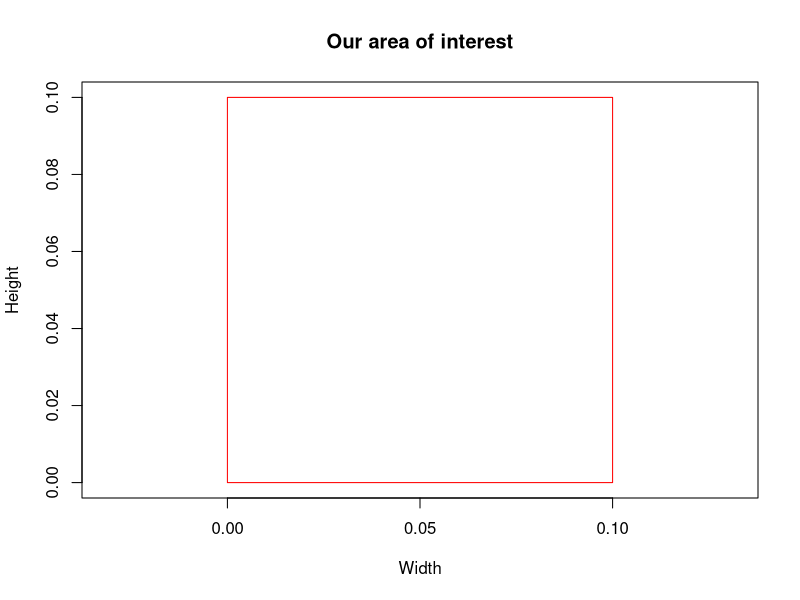
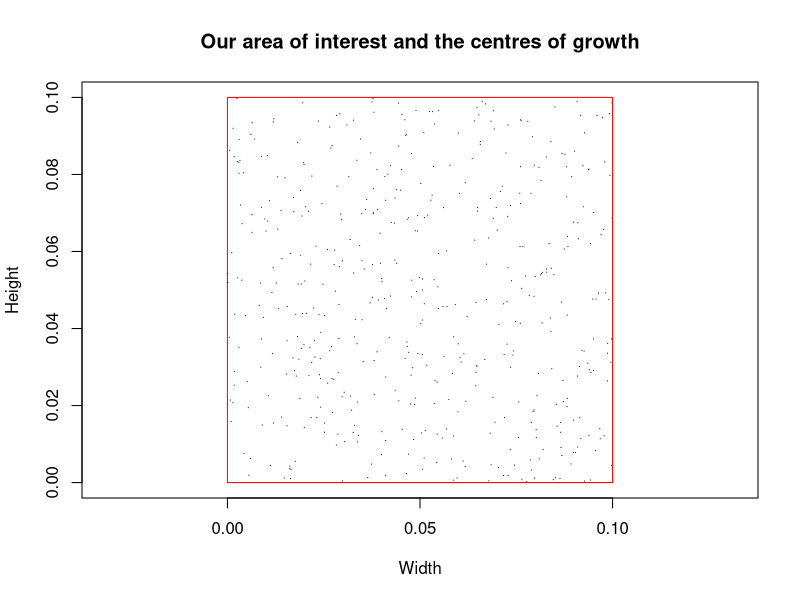
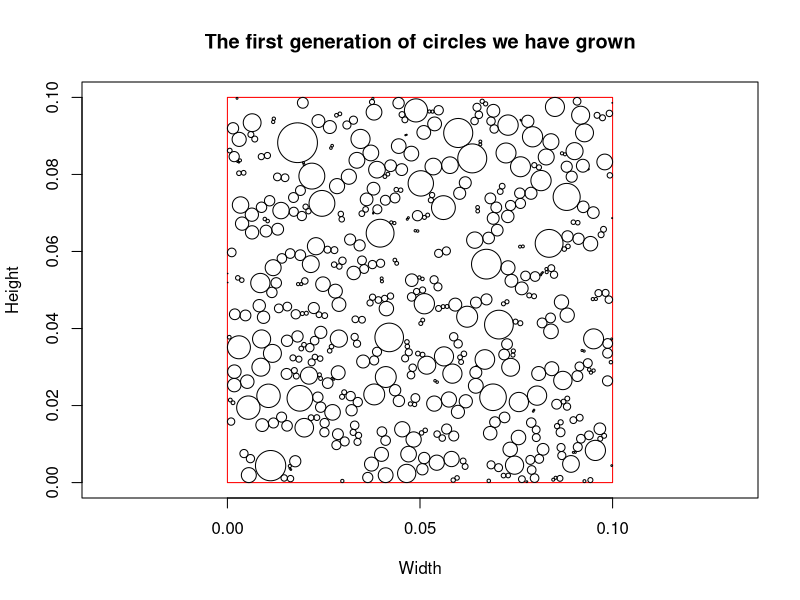
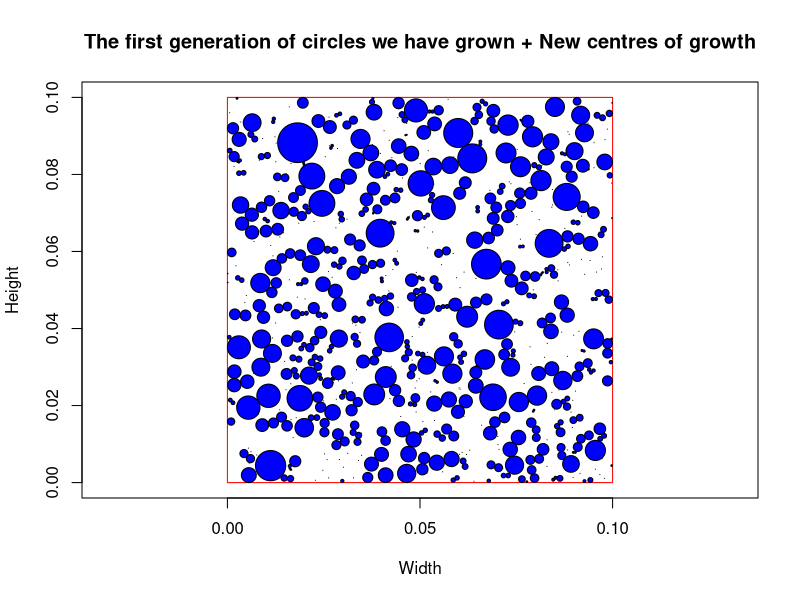
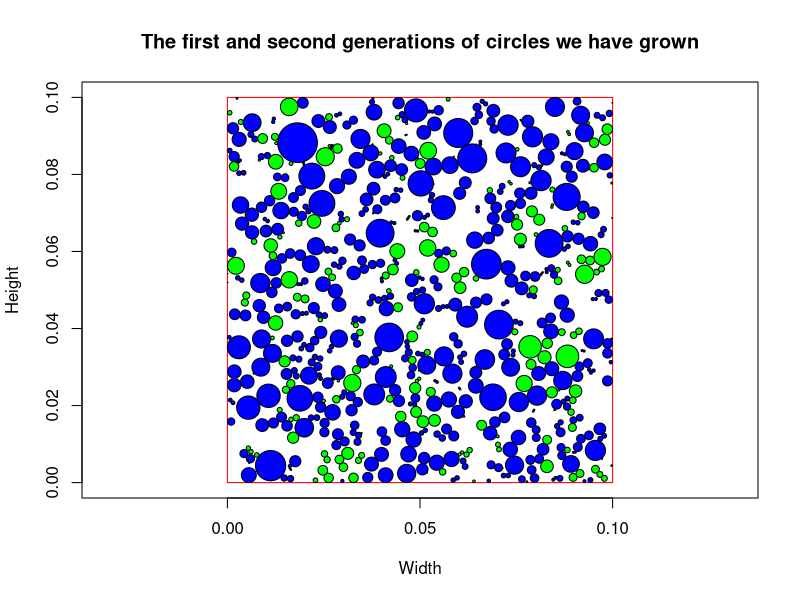

Recreate these plots in R, in order. (Note: a time limit stopped this script after it produced the figures.)
## ---- chunk 1
# Planar void ratio as a %
target_planar_void_ratio <- 27

## ---- chunk 2
# All sizes in metres (m)
origin_of_cartesian_axes <- 0 # This is just for reference

# Width of the rectangle
rectangle_width <- 0.100

#Height of the rectangle
rectangle_height <- 0.100

## ---- chunk 3
plot(c(origin_of_cartesian_axes, rectangle_width), c(origin_of_cartesian_axes, rectangle_height), type = "n", main="Our area of interest", xlab="Width", ylab="Height", asp=1)

rect(origin_of_cartesian_axes, origin_of_cartesian_axes, origin_of_cartesian_axes+rectangle_width, origin_of_cartesian_axes+rectangle_height, col = "white", border="red")
## ---- chunk 4
# Number of particles in the first generation seeded
number_of_particles <- 500

# Maximum size of a particle (m)
maximum_radius <- 0.07

# Initial size of the particles in metres (m)
minimum_radius_seeded <- 0.1e-4
## ---- chunk 5
# Initialisation of variables
centre <- cbind(rep(0, number_of_particles), rep(0, number_of_particles))
radius <- c(rep(0, number_of_particles))

# Generation of a vector of radii, one row for each particle
radius <- minimum_radius_seeded*c(rep(1, number_of_particles))

# Generation of the centres with random positions, one row for each particle
centre[,1] <- minimum_radius_seeded+(rectangle_width-2*minimum_radius_seeded)*runif(number_of_particles)
centre[,2] <- minimum_radius_seeded+(rectangle_height-2*minimum_radius_seeded)*runif(number_of_particles)

## ---- chunk 6
plot(c(origin_of_cartesian_axes, rectangle_width), c(origin_of_cartesian_axes, rectangle_height), type = "n", main="Our area of interest and the centres of growth", xlab="Width", ylab="Height", asp=1)

rect(origin_of_cartesian_axes, origin_of_cartesian_axes, origin_of_cartesian_axes+rectangle_width, origin_of_cartesian_axes+rectangle_height, col = "white", border="red")

library(plotrix)
for(q in 1:(dim(centre)[1]-1)){
  draw.circle(centre[q,1], centre[q,2], radius[q])
}
## ---- chunk 7
# Beginning of the growth process
iteration <- 2
planar_void_ratio <- c(rep(100,20000))
planar_void_ratio[1] <- c(101)

while (planar_void_ratio[iteration] != planar_void_ratio[iteration-1] && planar_void_ratio[iteration]>target_planar_void_ratio){
  iteration=iteration+1;
  
  for (k in 1:number_of_particles){
    condition <- rep(13, 6)
    
    condition[1] <- sum(sqrt((centre[,1]-centre[k,1])^2+(centre[,2]-centre[k,2])^2)<(radius[k]+minimum_radius_seeded+radius))
    condition[2] <- (centre[k,1]+radius[k]+minimum_radius_seeded<rectangle_width)
    condition[3] <- (centre[k,1]-radius[k]-minimum_radius_seeded>origin_of_cartesian_axes)
    condition[4] <- (centre[k,2]+radius[k]+minimum_radius_seeded<rectangle_height)
    condition[5] <- (centre[k,2]-radius[k]-minimum_radius_seeded>origin_of_cartesian_axes)
    condition[6] <- (radius[k]+minimum_radius_seeded<=maximum_radius)
    
    # Logical condition: if all the conditions above are met, the particle k is allowed to grow
    can_it_grow <- condition[1]==1 && condition[2]==1 && condition[3]==1 && condition[4]==1 && condition[5]==1 && condition[6]==TRUE  
    
    # The radius of particle k is increased by "minimum_radius_seeded"
    if (can_it_grow==TRUE){     
      radius[k] <- radius[k]+minimum_radius_seeded
    }
    
  }
  
  # The planar void ratio is calculated for the current iteration    
  squared_sum_of_radii <- sum(radius[1:number_of_particles]^2) 
  planar_void_ratio[iteration] <- (rectangle_width*rectangle_height-pi*squared_sum_of_radii)/(rectangle_width*rectangle_height)*100
  
  if (planar_void_ratio[iteration] < target_planar_void_ratio){ 
    #% If the planar void ratio is lower than the target, the calculation must stop
    break
  }


}
## ---- chunk 8
plot(c(origin_of_cartesian_axes, rectangle_width), c(origin_of_cartesian_axes, rectangle_height), type = "n", main="The first generation of circles we have grown", xlab="Width", ylab="Height", asp=1)

rect(origin_of_cartesian_axes, origin_of_cartesian_axes, origin_of_cartesian_axes+rectangle_width, origin_of_cartesian_axes+rectangle_height, col = "white", border="red")

library(plotrix)
for(q in 1:(dim(centre)[1]-1)){
  draw.circle(centre[q,1], centre[q,2], radius[q])
}
## ---- chunk 9
# Generate new acceptable centres

starting_particles_before_new_generation <- dim(centre)[1]

start_generating_new_centres <- 1

while (start_generating_new_centres==1){

if(planar_void_ratio[iteration]>45){  
  new_centres_desired <- 200
}
if(planar_void_ratio[iteration]<45){
  new_centres_desired <- 400
}
if(planar_void_ratio[iteration]<35){
    new_centres_desired <- 600
}  

new_centres_accepted <- 0

while (new_centres_accepted<new_centres_desired){
  candidatex <- minimum_radius_seeded+(rectangle_width-2*minimum_radius_seeded)*runif(1)
  candidatey <- minimum_radius_seeded+(rectangle_height-2*minimum_radius_seeded)*runif(1)
  candidaterad <- minimum_radius_seeded
  candidate_centre <- cbind(candidatex, candidatey)
  centre <- rbind(centre, candidate_centre) # We hypothetically add the candidate centre to the "centre" matrix. This allows us to use vector operations in the conditions below
  radius <- c(radius, candidaterad)
  
  condition <- rep(13, 3)

  k = dim(centre)[1]
  
  condition[1] <- sum((sqrt((centre[,1]-centre[nrow(centre),1])^2+(centre[,2]-centre[nrow(centre),2])^2))<(candidaterad+minimum_radius_seeded+radius))
  condition[2] <- (candidatex+candidaterad+minimum_radius_seeded<rectangle_width)
  condition[3] <- (candidatex-candidaterad-minimum_radius_seeded>origin_of_cartesian_axes)
  condition[4] <- (candidatey+candidaterad+minimum_radius_seeded<rectangle_height)
  condition[5] <- (candidatey-candidaterad-minimum_radius_seeded>origin_of_cartesian_axes)
  condition[6] <- (candidaterad+minimum_radius_seeded<=maximum_radius)
  
  is_it_acceptable <- condition[1]==1 && condition[2]==1 && condition[3]==1 && condition[4]==1 && condition[5]==1 && condition[6]==TRUE  

  if (is_it_acceptable==TRUE){
    new_centres_accepted <- new_centres_accepted + 1
    }else{
    centre<-(centre[-nrow(centre),]) # If the centre is not acceptable based on the conditions set, we remove the last row of the "centre" matrix, where it was stored hypothetically
    radius <- radius[1:(length(radius)-1)] # The same is true for any unwanted radius
    }
  
  }

start_generating_new_centres <- 0 # Stop generating new centres, as we have reached the number desired

}

## ---- chunk 10
plot(c(origin_of_cartesian_axes, rectangle_width), c(origin_of_cartesian_axes, rectangle_height), type = "n", main="The first generation of circles we have grown + New centres of growth", xlab="Width", ylab="Height", asp=1)

rect(origin_of_cartesian_axes, origin_of_cartesian_axes, origin_of_cartesian_axes+rectangle_width, origin_of_cartesian_axes+rectangle_height, col = "white", border="red")

library(plotrix)
for(q in 1:starting_particles_before_new_generation){
  draw.circle(centre[q,1], centre[q,2], radius[q], col="blue")
}
for(q in (starting_particles_before_new_generation+1):(dim(centre)[1]-1)){
  draw.circle(centre[q,1], centre[q,2], radius[q], col="green")
}

## ---- chunk 11
# Grow the new centres

iteration <- iteration+1
planar_void_ratio[iteration] <- 100 #Resetting this for the next calculation

while (planar_void_ratio[iteration] > target_planar_void_ratio && start_generating_new_centres==0){
  
  iteration <- iteration+1 
  
  for (k in (starting_particles_before_new_generation+1):dim(centre)[1]){
    condition <- rep(13, 6)
    condition[1] <- sum(sqrt((centre[,1]-centre[k,1])^2+(centre[,2]-centre[k,2])^2)<(radius[k]+minimum_radius_seeded+radius))
    condition[2] <- (centre[k,1]+radius[k]+minimum_radius_seeded<rectangle_width)
    condition[3] <- (centre[k,1]-radius[k]-minimum_radius_seeded>origin_of_cartesian_axes)
    condition[4] <- (centre[k,2]+radius[k]+minimum_radius_seeded<rectangle_height)
    condition[5] <- (centre[k,2]-radius[k]-minimum_radius_seeded>origin_of_cartesian_axes)
    condition[6] <- (radius[k]+minimum_radius_seeded<=maximum_radius)
    can_it_grow <- condition[1]==1 && condition[2]==1 && condition[3]==1 && condition[4]==1 && condition[5]==1 && condition[6]==TRUE  
    if (can_it_grow==TRUE){     
      radius[k] <- radius[k]+minimum_radius_seeded
    }
  }
  
  squared_sum_of_radii <- sum(radius[1:dim(centre)[1]]^2) 
  planar_void_ratio[iteration] <- (rectangle_width*rectangle_height-pi*squared_sum_of_radii)/(rectangle_width*rectangle_height)*100
  
  if (planar_void_ratio[iteration] < target_planar_void_ratio){
    start_generating_new_centres <- 0
    break
  }
  
  if(planar_void_ratio[iteration] == planar_void_ratio[iteration-1]){
    start_generating_new_centres <- 1
  }
  
} 

## ---- chunk 12
plot(c(origin_of_cartesian_axes, rectangle_width), c(origin_of_cartesian_axes, rectangle_height), type = "n", main="The first and second generations of circles we have grown", xlab="Width", ylab="Height", asp=1)

rect(origin_of_cartesian_axes, origin_of_cartesian_axes, origin_of_cartesian_axes+rectangle_width, origin_of_cartesian_axes+rectangle_height, col = "white", border="red")

library(plotrix)
for(q in 1:starting_particles_before_new_generation){
  draw.circle(centre[q,1], centre[q,2], radius[q], col="blue")
}
for(q in (starting_particles_before_new_generation+1):(dim(centre)[1]-1)){
  draw.circle(centre[q,1], centre[q,2], radius[q], col="green")
}
## ---- chunk 13

# Generate new acceptable centres
starting_particles_before_automated_loop <- dim(centre)[1]

start_generating_new_centres <- 1

while (start_generating_new_centres==1){

if(planar_void_ratio[iteration]>45){  
  new_centres_desired <- 200
}
if(planar_void_ratio[iteration]<45){
  new_centres_desired <- 400
}
if(planar_void_ratio[iteration]<35){
    new_centres_desired <- 600
}  

new_centres_accepted <- 0

while (new_centres_accepted<=new_centres_desired){
  candidatex <- minimum_radius_seeded+(rectangle_width-2*minimum_radius_seeded)*runif(1)
  candidatey <- minimum_radius_seeded+(rectangle_height-2*minimum_radius_seeded)*runif(1)
  candidaterad <- minimum_radius_seeded
  candidate_centre <- cbind(candidatex, candidatey)
  centre <- rbind(centre, candidate_centre) 
  radius <- c(radius, candidaterad)
  
  condition <- rep(13, 3)

  k = dim(centre)[1]
  
  condition[1] <- sum((sqrt((centre[,1]-centre[nrow(centre),1])^2+(centre[,2]-centre[nrow(centre),2])^2))<(candidaterad+minimum_radius_seeded+radius))
  condition[2] <- (candidatex+candidaterad+minimum_radius_seeded<rectangle_width)
  condition[3] <- (candidatex-candidaterad-minimum_radius_seeded>origin_of_cartesian_axes)
  condition[4] <- (candidatey+candidaterad+minimum_radius_seeded<rectangle_height)
  condition[5] <- (candidatey-candidaterad-minimum_radius_seeded>origin_of_cartesian_axes)
  condition[6] <- (candidaterad+minimum_radius_seeded<=maximum_radius)
  
  is_it_acceptable <- condition[1]==1 && condition[2]==1 && condition[3]==1 && condition[4]==1 && condition[5]==1 && condition[6]==TRUE  

  if (is_it_acceptable==TRUE){
    new_centres_accepted <- new_centres_accepted + 1
    }else{
    centre<-(centre[-nrow(centre),]) 
    radius <- radius[1:(length(radius)-1)]
    }
  
  }

start_generating_new_centres <- 0 # 
particles_to_grow <- dim(centre)[1]-starting_particles_before_automated_loop

# Grow the new centres

iteration <- iteration+1
planar_void_ratio[iteration] <- 100 #Resetting this for the next calculation

while (planar_void_ratio[iteration] > target_planar_void_ratio && start_generating_new_centres==0){
  
  iteration <- iteration+1 
  
  for (k in (particles_to_grow+1):dim(centre)[1]){
    condition <- rep(13, 6)
    condition[1] <- sum(sqrt((centre[,1]-centre[k,1])^2+(centre[,2]-centre[k,2])^2)<(radius[k]+minimum_radius_seeded+radius))
    condition[2] <- (centre[k,1]+radius[k]+minimum_radius_seeded<rectangle_width)
    condition[3] <- (centre[k,1]-radius[k]-minimum_radius_seeded>origin_of_cartesian_axes)
    condition[4] <- (centre[k,2]+radius[k]+minimum_radius_seeded<rectangle_height)
    condition[5] <- (centre[k,2]-radius[k]-minimum_radius_seeded>origin_of_cartesian_axes)
    condition[6] <- (radius[k]+minimum_radius_seeded<=maximum_radius)
    can_it_grow <- condition[1]==1 && condition[2]==1 && condition[3]==1 && condition[4]==1 && condition[5]==1 && condition[6]==TRUE  
    if (can_it_grow==TRUE){     
      radius[k] <- radius[k]+minimum_radius_seeded
    }
  }
  
  squared_sum_of_radii <- sum(radius[1:dim(centre)[1]]^2) 
  planar_void_ratio[iteration] <- (rectangle_width*rectangle_height-pi*squared_sum_of_radii)/(rectangle_width*rectangle_height)*100
  
  if (planar_void_ratio[iteration] < target_planar_void_ratio){ 
    start_generating_new_centres <- 0
    break
  }
  
  if(planar_void_ratio[iteration] == planar_void_ratio[iteration-1]){
    start_generating_new_centres <- 1
  }

  }

}
## ---- chunk 14
plot(c(origin_of_cartesian_axes, rectangle_width), c(origin_of_cartesian_axes, rectangle_height), type = "n", main="All the generations of circles we have grown", xlab="Width", ylab="Height", asp=1)

rect(origin_of_cartesian_axes, origin_of_cartesian_axes, origin_of_cartesian_axes+rectangle_width, origin_of_cartesian_axes+rectangle_height, col = "white", border="red")

library(plotrix)
for(q in 1:starting_particles_before_new_generation){
  draw.circle(centre[q,1], centre[q,2], radius[q], col="blue")
}
for(q in (starting_particles_before_new_generation+1):(starting_particles_before_automated_loop)){
  draw.circle(centre[q,1], centre[q,2], radius[q], col="green")
}
for(q in (starting_particles_before_automated_loop+1):(dim(centre)[1]-1)){
  draw.circle(centre[q,1], centre[q,2], radius[q], col="pink")
}

## ---- chunk 15
print(paste("We have created and grown", dim(centre)[1], "circles."))
print(paste("The first generation (blue) included", number_of_particles, "circles."))
print(paste("The second generation (green) included", (starting_particles_before_automated_loop-starting_particles_before_new_generation), "circles."))
print(paste("We have achieved a void % (i.e. the white space) of:", min(planar_void_ratio)))
